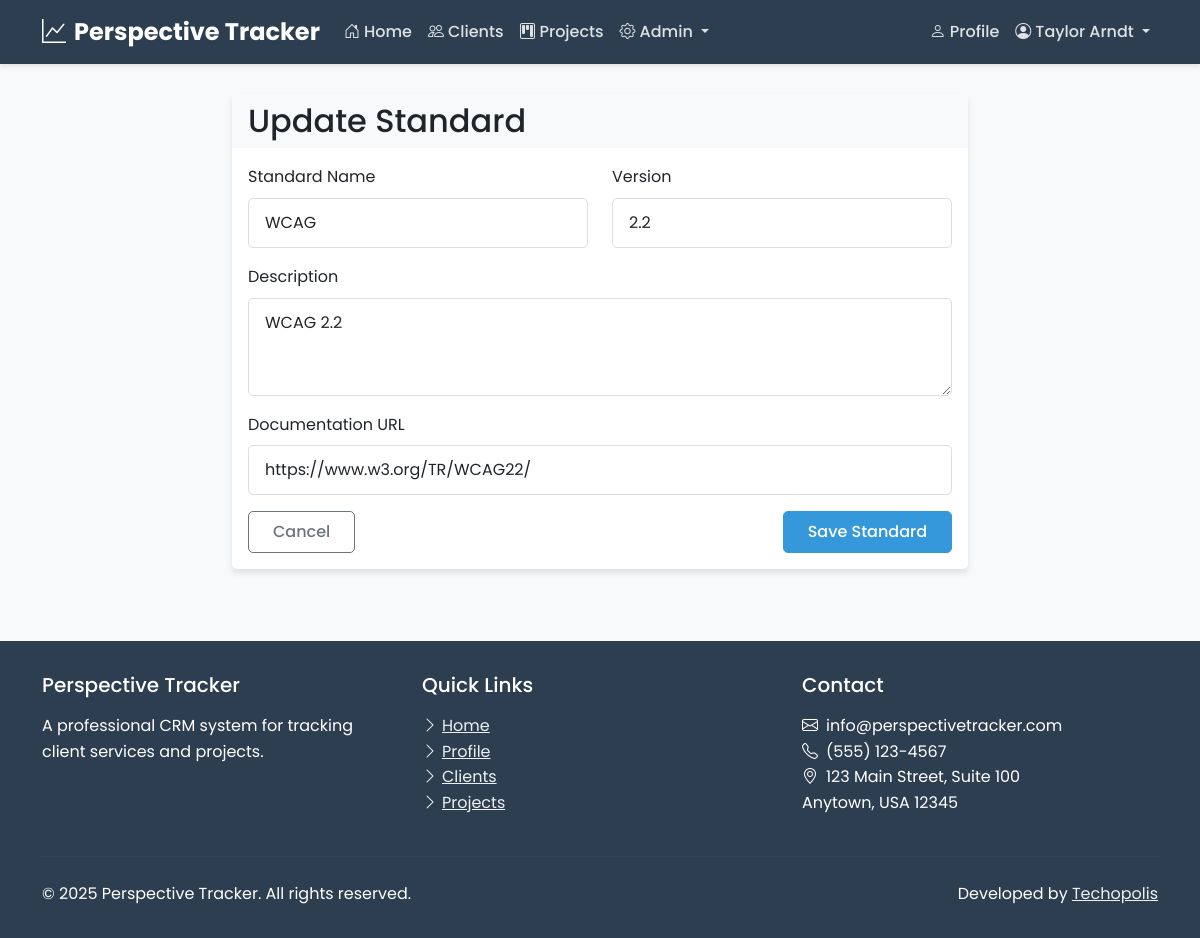
Page /projects/standards/1/update/ (signed in) on the committed database.
### users/models.py (models this page shows, shortened)
class CustomUser(AbstractUser):
    username = None
    email = models.EmailField(unique=True)
    role = models.ForeignKey(Role, on_delete=models.CASCADE, null=True, blank=True)
    profile_picture = models.ImageField(upload_to='profile_pics/', null=True, blank=True)
    bio = models.TextField(max_length=500, blank=True)
    phone_number = models.CharField(max_length=20, blank=True)
    job_title = models.CharField(max_length=100, blank=True)
    USERNAME_FIELD = 'email'
    REQUIRED_FIELDS = []
    objects = CustomUserManager()

### projects/models.py (models this page shows, shortened)
class Standard(models.Model):
    name = models.CharField(max_length=100)
    description = models.TextField(blank=True)
    version = models.CharField(max_length=50, blank=True)
    url = models.URLField(blank=True, help_text="Link to the standard documentation")
    created_at = models.DateTimeField(auto_now_add=True)
    updated_at = models.DateTimeField(auto_now=True)
    created_by = models.ForeignKey(CustomUser, on_delete=models.SET_NULL, null=True, related_name='created_standards')
    class Meta:
        ordering = ['name', 'version']
        unique_together = ['name', 'version']

### users/views.py (the view)
    def wrapper(request, *args, **kwargs):
        if has_role(request.user, Role.ADMIN):
            return view_func(request, *args, **kwargs)
        return HttpResponseForbidden("You don't have permission to access this page.")

### projects/forms.py
class StandardForm(forms.ModelForm):
    class Meta:
        model = Standard
        fields = ['name', 'description', 'version', 'url']
        widgets = {
            'name': forms.TextInput(attrs={'class': 'form-control'}),
            'description': forms.Textarea(attrs={'class': 'form-control', 'rows': 3}),
            'version': forms.TextInput(attrs={'class': 'form-control'}),
            'url': forms.URLInput(attrs={'class': 'form-control'}),
        }

### projects/views.py (called while the page is built)
@login_required
@admin_required
def standard_update(request, pk):
    standard = get_object_or_404(Standard, pk=pk)
    if request.method == 'POST':
        form = StandardForm(request.POST, instance=standard)
        if form.is_valid():
            form.save()
            messages.success(request, f"Standard '{standard}' updated successfully.")
            return redirect('projects:standard_detail', pk=standard.pk)
    else:
        form = StandardForm(instance=standard)
    context = {
        'form': form,
        'standard': standard,
        'title': 'Update Standard',
    }
    return render(request, 'projects/standard_form.html', context)

### users/views.py (called while the page is built)
def has_role(user, role_name):
    if user.is_superuser and role_name == Role.ADMIN:
        return True
    return user.is_authenticated and user.role and user.role.name == role_name

def admin_required(view_func):
    def wrapper(request, *args, **kwargs):
        if has_role(request.user, Role.ADMIN):
            return view_func(request, *args, **kwargs)
        return HttpResponseForbidden("You don't have permission to access this page.")
    return wrapper

### projects/templates/projects/standard_form.html (shortened to what this page needs)
{% extends "users/base.html" %}
{% load static %}
{% block content %}
<div class="container mt-4">
    <div class="row justify-content-center">
        <div class="col-md-8">
            <div class="card">
                <div class="card-header bg-light">
                    <h2 class="mb-0">{{ title }}</h2>
                </div>
                <div class="card-body">
                    <form method="post">
                        <div class="row mb-3">
                            <div class="col-md-6">
                                <label for="{{ form.name.id_for_label }}" class="form-label">Standard Name</label>
                                {{ form.name }}
                            </div>
                            <div class="col-md-6">
                                <label for="{{ form.version.id_for_label }}" class="form-label">Version</label>
                                {{ form.version }}
                            </div>
                        </div>
                        <div class="mb-3">
                            <label for="{{ form.description.id_for_label }}" class="form-label">Description</label>
                            {{ form.description }}
                        </div>
                        <div class="mb-3">
                            <label for="{{ form.url.id_for_label }}" class="form-label">Documentation URL</label>
                            {{ form.url }}
                        </div>
                        <div class="d-flex justify-content-between">
                            <a href="{% url 'projects:standard_list' %}" class="btn btn-outline-secondary">Cancel</a>
                            <button type="submit" class="btn btn-primary">Save Standard</button>
                        </div>
                    </form>
                </div>
            </div>
        </div>
    </div>
</div>
{% endblock %}

### users/templates/users/base.html (shortened to what this page needs)
<!DOCTYPE html>
<html lang="en">
<head>
    <link href="https://cdn.jsdelivr.net/npm/bootstrap@5.3.0-alpha1/dist/css/bootstrap.min.css" rel="stylesheet">
    <link rel="stylesheet" href="https://cdn.jsdelivr.net/npm/bootstrap-icons@1.10.3/font/bootstrap-icons.css">
    <link rel="stylesheet" href="/static/css/style.css">
</head>
<body>
    <nav class="navbar navbar-expand-md navbar-dark fixed-top">
        <div class="container">
            <a class="navbar-brand" href="{% url 'home' %}">
                <i class="bi bi-graph-up me-2"></i>Perspective Tracker
            </a>
            <div class="collapse navbar-collapse" id="navbarNav">
                <ul class="navbar-nav me-auto">
                    <li class="nav-item">
                        <a class="nav-link {% if request.path == '/' %}active{% endif %}" href="{% url 'home' %}">
                            <i class="bi bi-house-door me-1"></i>Home
                        </a>
                    </li>
                    {% if user.is_authenticated %}
                        {% if user.is_superuser or user.role.name == 'admin' or user.role.name == 'staff' %}
                            <li class="nav-item">
                                <a class="nav-link {% if '/clients/' in request.path %}active{% endif %}" href="{% url 'client_list' %}">
                                    <i class="bi bi-people me-1"></i>Clients
                                </a>
                            </li>
                            <li class="nav-item">
                                <a class="nav-link {% if '/projects/' in request.path %}active{% endif %}" href="{% url 'projects:project_list' %}">
                                    <i class="bi bi-kanban me-1"></i>Projects
                                </a>
                            </li>
                            {% if user.is_superuser or user.role.name == 'admin' %}
                            <li class="nav-item dropdown">
                                <a class="nav-link dropdown-toggle" href="#" id="adminDropdown" role="button" data-bs-toggle="dropdown" aria-expanded="false">
                                    <i class="bi bi-gear me-1"></i>Admin
                                </a>
                            </li>
                            {% endif %}
                        {% endif %}
                    {% endif %}
                </ul>
                <ul class="navbar-nav">
                    {% if user.is_authenticated %}
                        <li class="nav-item">
                            <a class="nav-link {% if '/profile/' in request.path %}active{% endif %}" href="{% url 'profile' %}">
                                <i class="bi bi-person me-1"></i>Profile
                            </a>
                        </li>
                        <li class="nav-item dropdown">
                            <a class="nav-link dropdown-toggle" href="#" id="navbarDropdown" role="button" data-bs-toggle="dropdown" aria-expanded="false">
                                <i class="bi bi-person-circle me-1"></i>{{ user.first_name }} {{ user.last_name }}
                            </a>
                        </li>
                    {% else %}
                        <li class="nav-item">
                            <a class="nav-link btn btn-outline-light btn-sm ms-2 px-3" href="{% url 'login' %}">
                                <i class="bi bi-box-arrow-in-right me-1"></i>Login
                            </a>
                        </li>
                    {% endif %}
                </ul>
            </div>
        </div>
    </nav>
    <main>
        {% block content %}{% endblock %}
    </main>
    <footer>
        <div class="container">
            <div class="row">
                <div class="col-md-4 mb-4 mb-md-0">
                    <h5 class="mb-3">Perspective Tracker</h5>
                    <p class="mb-0">A professional CRM system for tracking client services and projects.</p>
                </div>
                <div class="col-md-4 mb-4 mb-md-0">
                    <h5 class="mb-3">Quick Links</h5>
                    <ul class="list-unstyled">
                        <li><a href="{% url 'home' %}"><i class="bi bi-chevron-right me-1"></i>Home</a></li>
                        {% if user.is_authenticated %}
                            <li><a href="{% url 'profile' %}"><i class="bi bi-chevron-right me-1"></i>Profile</a></li>
                            {% if user.is_superuser or user.role.name == 'admin' or user.role.name == 'staff' %}
                                <li><a href="{% url 'client_list' %}"><i class="bi bi-chevron-right me-1"></i>Clients</a></li>
                                <li><a href="{% url 'projects:project_list' %}"><i class="bi bi-chevron-right me-1"></i>Projects</a></li>
                            {% endif %}
                        {% else %}
                            <li><a href="{% url 'login' %}"><i class="bi bi-chevron-right me-1"></i>Login</a></li>
                        {% endif %}
                    </ul>
                </div>
                <div class="col-md-4">
                    <h5 class="mb-3">Contact</h5>
                    <ul class="list-unstyled">
                        <li><i class="bi bi-envelope me-2"></i>info@perspectivetracker.com</li>
                        <li><i class="bi bi-telephone me-2"></i>(555) 123-4567</li>
                        <li><i class="bi bi-geo-alt me-2"></i>123 Main Street, Suite 100<br>Anytown, USA 12345</li>
                    </ul>
                </div>
            </div>
            <hr class="mt-4 mb-4" style="border-color: rgba(255,255,255,0.1);">
            <div class="row justify-content-between align-items-center">
                <div class="col-md-6 text-center text-md-start">
                    <p class="mb-0">&copy; {% now "Y" %} Perspective Tracker. All rights reserved.</p>
                </div>
                <div class="col-md-6 text-center text-md-end">
                    <p class="mb-0">Developed by <a href="https://www.techopolis.courses/" target="_blank">Techopolis</a></p>
                </div>
            </div>
        </div>
    </footer>
</body>
</html>

### perspectivetracker/static/css/style.css (style rules this page uses)
:root { --primary-color: #2c3e50; --secondary-color: #3498db; --accent-color: #e74c3c; --light-color: #ecf0f1; --dark-color: #2c3e50; --success-color: #2ecc71; --warning-color: #f39c12; --danger-color: #e74c3c; --text-color: #333; --text-light: #7f8c8d; --border-radius: 5px; --box-shadow: 0 4px 6px rgba(0, 0, 0, 0.1); --transition: all 0.3s ease; }
body { font-family: 'Poppins', sans-serif; color: var(--text-color); line-height: 1.6; background-color: #f8f9fa; padding-top: 70px; }
.navbar { background-color: var(--primary-color) !important; box-shadow: 0 2px 4px rgba(0, 0, 0, 0.1); }
.navbar-brand { font-weight: 700; font-size: 1.5rem; color: white !important; }
.navbar-dark .navbar-nav .nav-link { color: rgba(255, 255, 255, 0.85) !important; font-weight: 500; transition: var(--transition); }
.card { border: none; border-radius: var(--border-radius); box-shadow: var(--box-shadow); transition: var(--transition); margin-bottom: 1.5rem; }
.card-header { font-weight: 600; border-bottom: none; }
.btn { font-weight: 500; border-radius: var(--border-radius); padding: 0.5rem 1.5rem; transition: var(--transition); }
.btn-primary { background-color: var(--secondary-color); border-color: var(--secondary-color); }
footer { background-color: var(--primary-color); color: white; padding: 2rem 0; margin-top: 3rem; }
footer a { color: var(--light-color); transition: var(--transition); }
.form-control { border-radius: var(--border-radius); padding: 0.75rem 1rem; border: 1px solid #ddd; }

### rows in the picture
CustomUser: first_name "Taylor", last_name "Arndt"
Standard: name "WCAG", version "2.2", description "WCAG 2.2", url "https://www.w3.org/TR/WCAG22/"

### other values in the picture
{{ title }} "Update Standard"
